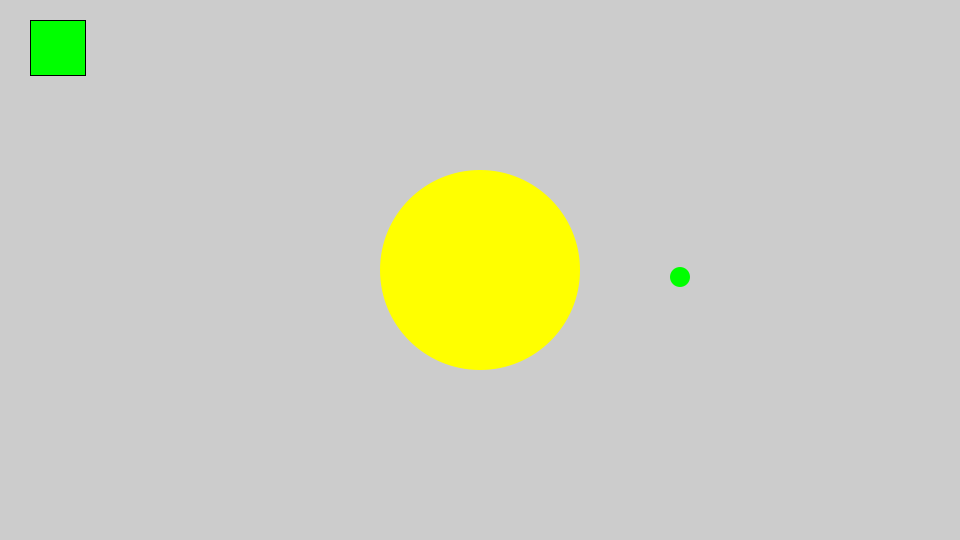
Frame 1 (no input)
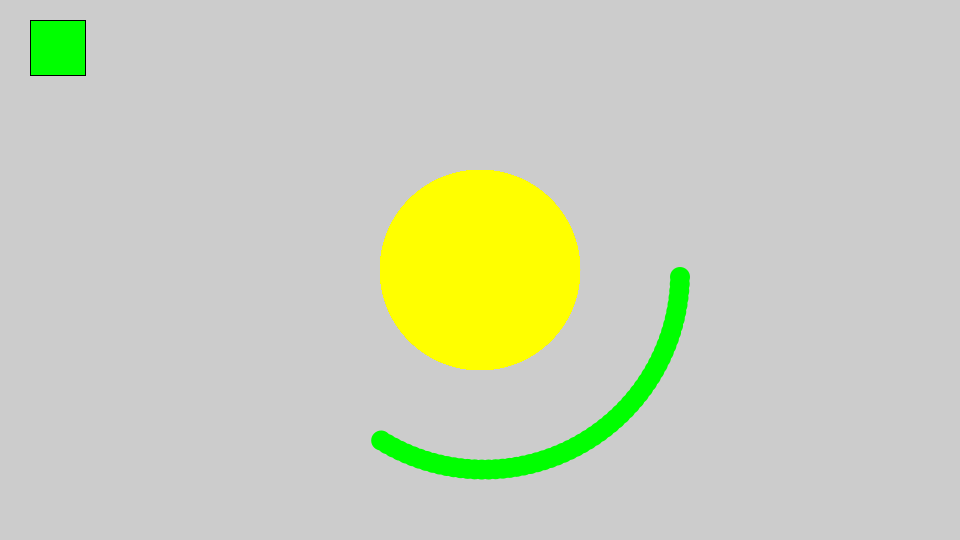
Frame 60 (the mouse pressed at the canvas centre just before this capture)
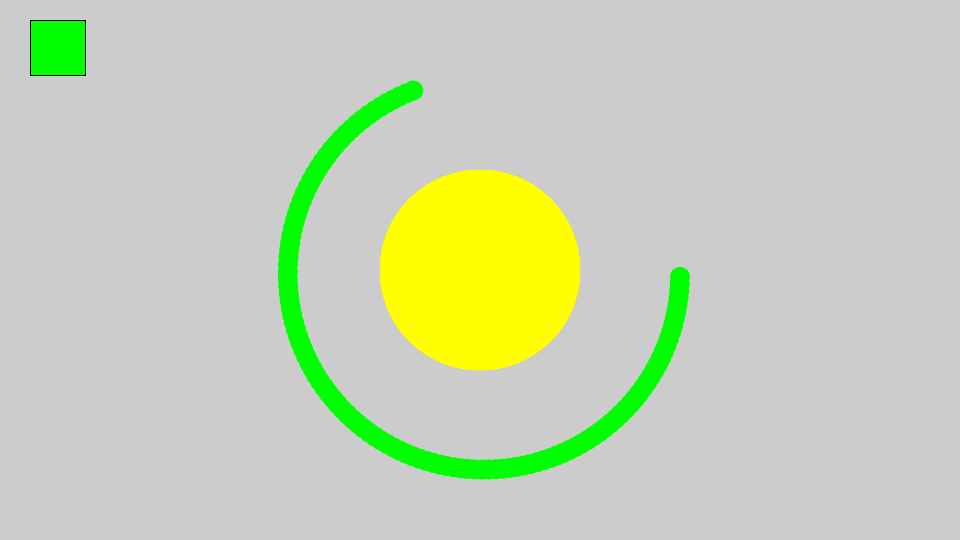
Frame 120 (the mouse held since frame 60 and released just before this capture)

The Processing sketch that drew these frames (run headless with seeded random() and noise(); from frame 60 on, the mouse is pressed at the canvas centre):

// Processing sketch: OrbitDraw
// ── OrbitDraw.pde
ArrayList particles;
static final int numParticles = 2;

void setup() {
  size(960, 540);
  frameRate(30);
  initialize();
}

void initialize() {
  smooth();
  noStroke();
  
  particles = new ArrayList();

  Ball sun = new Ball(100);
  sun.x = width/2;
  sun.y = height/2;
  sun.vx = 0;
  sun.vy = 0;
  sun.mass = 10000;
  sun.setFillColor(color(255, 255, 0));
  particles.add(sun);
  
  Ball planet = new Ball(10);
  planet.x = width/2 + 200;
  planet.y = height/2;
  planet.vy = 7;
  planet.mass = 1;
  planet.setFillColor(color(0, 255, 0));
  particles.add(planet);
}

void draw() {
  //background(255);
   
  noStroke();
  for(int i=0; i<numParticles; i++){
    Ball particle = (Ball)particles.get(i);
    particle.x += particle.vx;
    particle.y += particle.vy;
    particle.update();
  }
      
  for(int i=0; i<numParticles - 1; i++){
    Ball partA = (Ball)particles.get(i);
    for(int j=i+1; j<numParticles; j++){
      Ball partB = (Ball)particles.get(j);
      gravitate(partA, partB);
    }
  }
  
  stroke(0);
  strokeWeight(1);
  beginShape();
  Ball partA = (Ball)particles.get(1);
  Ball partB = (Ball)particles.get(1);
  vertex(partA.x, partB.y);
  endShape(CLOSE);

beginShape();
vertex(30, 20);
vertex(85, 20);
vertex(85, 75);
vertex(30, 75);
endShape(CLOSE);

}

void gravitate(Ball partA, Ball partB) {
  float dx = partB.x - partA.x;
  float dy = partB.y - partA.y;
  float distSQ = dx*dx + dy*dy;
  float dist = sqrt(distSQ);
  float force = partA.mass * partB.mass / distSQ;
  float ax = force * dx / dist;
  float ay = force * dy / dist;
  partA.vx += ax / partA.mass;
  partA.vy += ay / partA.mass;
  partB.vx -= ax / partB.mass;
  partB.vy -= ay / partB.mass;
}

////////////////////////////////

class Ball extends Sprite {
  float radius;
  float vx, vy;
  float mass = 1;
  
  Ball(float radius){
    super();
    this.radius = radius;
  }
  
  void draw(){
    if(dist(mouseX, mouseY, x, y) < radius) {
      isRollOver = true;
    }else{
      isRollOver = false;
    }
    ellipse(0, 0, radius*2, radius*2);
  }
}

////////////////////////////////

class Sprite extends Object {
  float x, y;
  float scaleX, scaleY;
  float width, height;
  float rotation;
  boolean visible;
  color strokeColor;
  color fillColor;
  Boolean isStroke;
  Boolean isFill;
  Boolean isRollOver;
  Boolean locked;
  float xoff, yoff;
 
  Sprite() {
    super();
    scaleX = 1.0;
    scaleY = 1.0;
    strokeColor = color(0);
    fillColor = color(0);
    isStroke = false;
    isFill = false;
    isRollOver = false;
    locked = false;
    visible = true;
  }
  
  void update() {
    if(! visible) return;
    pushMatrix();
    if(locked){
      x = mouseX - xoff;
      y = mouseY - yoff;
    }  
    translate(x, y);
    scale(scaleX, scaleY);
    rotate(rotation * PI / 180.0);
    if(isStroke) stroke(strokeColor);
    if(isFill) fill(fillColor);
    draw();
    popMatrix();
  }
  
  void setStrokeColor(color strokeColor) {
    this.strokeColor = strokeColor;
    isStroke = true;
  }
  
  void setFillColor(color fillColor) {
    this.fillColor = fillColor;
    isFill = true;
  }
  
  void startDrag() {
    if(isRollOver){
      locked = true;
      xoff = mouseX - x;
      yoff = mouseY - y;
    }
  }
  
  void stopDrag() {
    locked = false;
  }
  
  void draw() {}
}

////////////////////////////////

class Point extends Object {
  float x, y;
  
  Point(float x, float y) {
    super();
    this.x = x;
    this.y = y;
  }
}

////////////////////////////////

class Object {
  Object() {}
}
